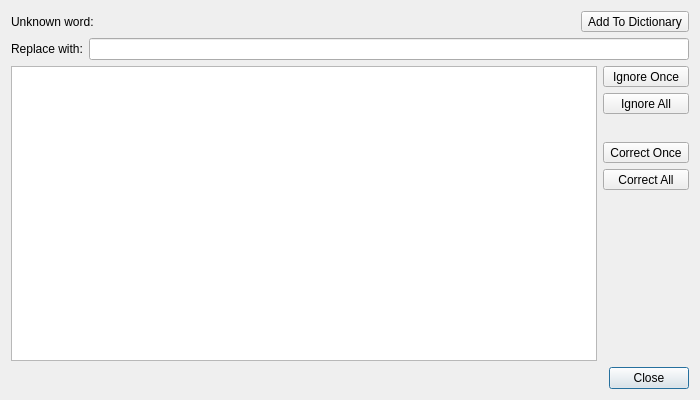
<?xml version="1.0" encoding="UTF-8"?>
<ui version="4.0">
 <class>Texxy::SpellDialog</class>
 <widget class="QDialog" name="spellDialog">
  <property name="geometry">
   <rect>
    <x>0</x>
    <y>0</y>
    <width>700</width>
    <height>400</height>
   </rect>
  </property>
  <property name="windowTitle">
   <string notr="true">Dialog</string>
  </property>
  <layout class="QVBoxLayout" name="verticalLayout">
   <item>
    <layout class="QHBoxLayout" name="horizontalLayout">
     <property name="spacing">
      <number>5</number>
     </property>
     <item>
      <widget class="QLabel" name="label">
       <property name="text">
        <string>Unknown word:</string>
       </property>
      </widget>
     </item>
     <item>
      <widget class="QLabel" name="misspelledLabel">
       <property name="sizePolicy">
        <sizepolicy hsizetype="MinimumExpanding" vsizetype="Preferred">
         <horstretch>0</horstretch>
         <verstretch>0</verstretch>
        </sizepolicy>
       </property>
       <property name="minimumSize">
        <size>
         <width>200</width>
         <height>0</height>
        </size>
       </property>
       <property name="text">
        <string/>
       </property>
      </widget>
     </item>
     <item>
      <widget class="QToolButton" name="addToDict">
       <property name="text">
        <string>Add To Dictionary</string>
       </property>
      </widget>
     </item>
    </layout>
   </item>
   <item>
    <layout class="QHBoxLayout" name="horizontalLayout_1">
     <item>
      <widget class="QLabel" name="label_1">
       <property name="text">
        <string>Replace with:</string>
       </property>
      </widget>
     </item>
     <item>
      <widget class="QLineEdit" name="replace"/>
     </item>
    </layout>
   </item>
   <item>
    <layout class="QHBoxLayout" name="horizontalLayout_2" stretch="1,0">
     <item>
      <widget class="QListWidget" name="listWidget"/>
     </item>
     <item>
      <layout class="QVBoxLayout" name="verticalLayout_1">
       <item>
        <widget class="QToolButton" name="ignoreOnce">
         <property name="sizePolicy">
          <sizepolicy hsizetype="MinimumExpanding" vsizetype="Fixed">
           <horstretch>0</horstretch>
           <verstretch>0</verstretch>
          </sizepolicy>
         </property>
         <property name="text">
          <string>Ignore Once</string>
         </property>
        </widget>
       </item>
       <item>
        <widget class="QToolButton" name="ignoreAll">
         <property name="sizePolicy">
          <sizepolicy hsizetype="MinimumExpanding" vsizetype="Fixed">
           <horstretch>0</horstretch>
           <verstretch>0</verstretch>
          </sizepolicy>
         </property>
         <property name="text">
          <string>Ignore All</string>
         </property>
        </widget>
       </item>
       <item>
        <spacer name="verticalSpacer_2">
         <property name="orientation">
          <enum>Qt::Vertical</enum>
         </property>
         <property name="sizeType">
          <enum>QSizePolicy::Fixed</enum>
         </property>
         <property name="sizeHint" stdset="0">
          <size>
           <width>5</width>
           <height>22</height>
          </size>
         </property>
        </spacer>
       </item>
       <item>
        <widget class="QToolButton" name="correctOnce">
         <property name="sizePolicy">
          <sizepolicy hsizetype="MinimumExpanding" vsizetype="Fixed">
           <horstretch>0</horstretch>
           <verstretch>0</verstretch>
          </sizepolicy>
         </property>
         <property name="text">
          <string>Correct Once</string>
         </property>
        </widget>
       </item>
       <item>
        <widget class="QToolButton" name="correctAll">
         <property name="sizePolicy">
          <sizepolicy hsizetype="MinimumExpanding" vsizetype="Fixed">
           <horstretch>0</horstretch>
           <verstretch>0</verstretch>
          </sizepolicy>
         </property>
         <property name="text">
          <string>Correct All</string>
         </property>
        </widget>
       </item>
       <item>
        <spacer name="verticalSpacer">
         <property name="orientation">
          <enum>Qt::Vertical</enum>
         </property>
         <property name="sizeType">
          <enum>QSizePolicy::MinimumExpanding</enum>
         </property>
         <property name="sizeHint" stdset="0">
          <size>
           <width>5</width>
           <height>5</height>
          </size>
         </property>
        </spacer>
       </item>
      </layout>
     </item>
    </layout>
   </item>
   <item>
    <widget class="QDialogButtonBox" name="buttonBox">
     <property name="orientation">
      <enum>Qt::Horizontal</enum>
     </property>
     <property name="standardButtons">
      <set>QDialogButtonBox::Close</set>
     </property>
    </widget>
   </item>
  </layout>
 </widget>
 <resources/>
 <connections>
  <connection>
   <sender>buttonBox</sender>
   <signal>clicked(QAbstractButton*)</signal>
   <receiver>spellDialog</receiver>
   <slot>close()</slot>
   <hints>
    <hint type="sourcelabel">
     <x>316</x>
     <y>260</y>
    </hint>
    <hint type="destinationlabel">
     <x>286</x>
     <y>274</y>
    </hint>
   </hints>
  </connection>
 </connections>
</ui>
